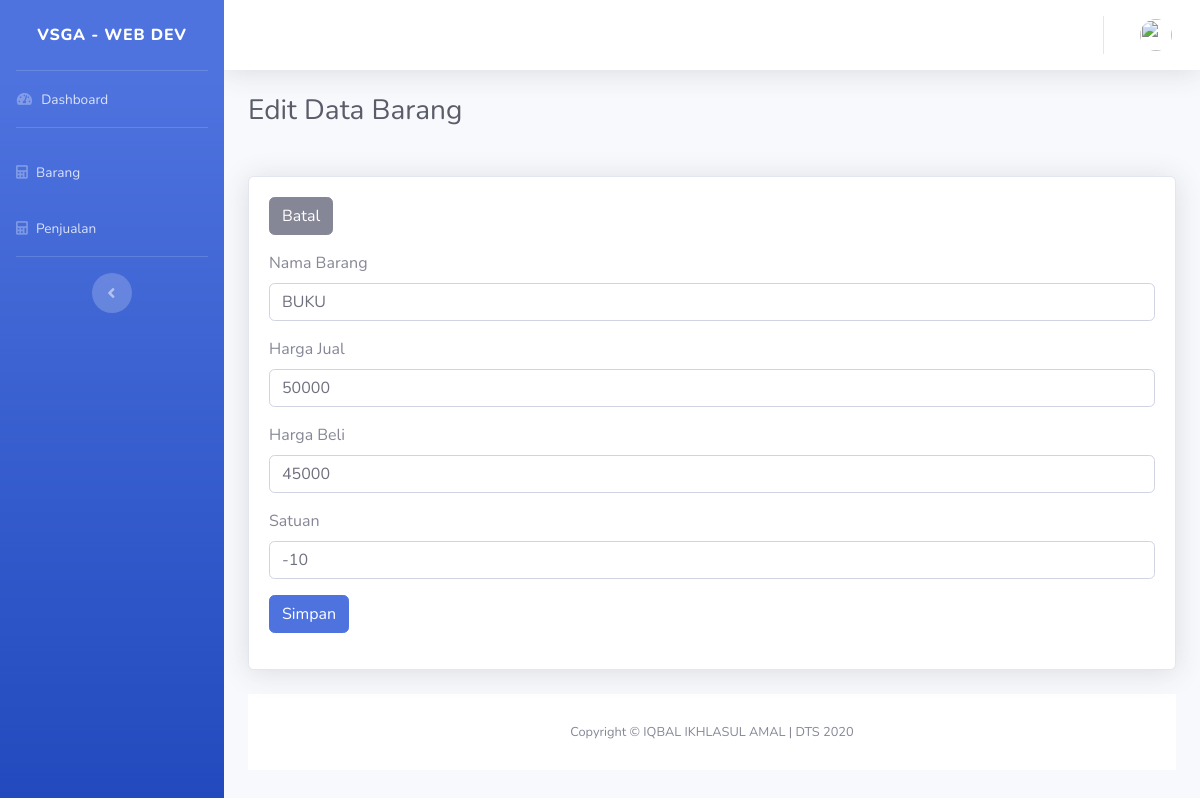
Screenshot of /assets/sbadmin2/edit_barang.php?kd_barang=A001 with the database file from the repository.
### tables this page shows
CREATE TABLE `tb_barang` (
  `kd_barang` varchar(10) NOT NULL,
  `nama_barang` varchar(255) NOT NULL,
  `harga_jual` int(10) NOT NULL,
  `harga_beli` int(10) NOT NULL,
  `satuan` int(11) NOT NULL
);

### assets/sbadmin2/edit_barang.php (the view, shortened to what this page needs)
<?php
include('header.php');
include('../../connection.php');
$kd_barang = $_GET['kd_barang'];
$query = $koneksi->query("SELECT * FROM tb_barang WHERE kd_barang='$kd_barang'");
?>
<div class="d-sm-flex align-items-center justify-content-between mb-4">
  <h1 class="h3 mb-0 text-gray-800">Edit Data Barang</h1>
</div>
<div class="card shadow mb-4 mt-5">
  <div class="card-body">
    <?php while ($data = $query->fetch_assoc()) { ?>
      <form action="fungsi.php" method="POST">
        <div class="form-group">
          <a href="barang.php" class="btn btn-secondary right">Batal</a>
        </div>
        <div class="form-group">
          <label>Nama Barang</label>
          <input type="text" name="nama_barang" class="form-control" placeholder="Nama Barang" value="<?= $data['nama_barang']; ?>" required>
        </div>
        <div class="form-group">
          <label>Harga Jual</label>
          <input type="number" name="harga_jual" class="form-control" placeholder="Harga Jual" value="<?= $data['harga_jual']; ?>" required>
        </div>
        <div class="form-group">
          <label>Harga Beli</label>
          <input type="number" name="harga_beli" class="form-control" placeholder="Harga Beli" value="<?= $data['harga_beli']; ?>" required>
        </div>
        <div class="form-group">
          <label>Satuan</label>
          <input type="number" name="satuan" class="form-control" placeholder="Harga Beli" value="<?= $data['satuan']; ?>" required>
        </div>
        <div class="form-group">
          <input type="submit" name="edit_barang" class="btn btn-primary" value="Simpan">
        </div>
      </form>
    <?php } ?>
  </div>
</div>
<?php include('footer.php') ?>

### rows the page displays
tb_barang: nama_barang "BUKU", harga_jual "50000", harga_beli "45000", satuan "-10"
